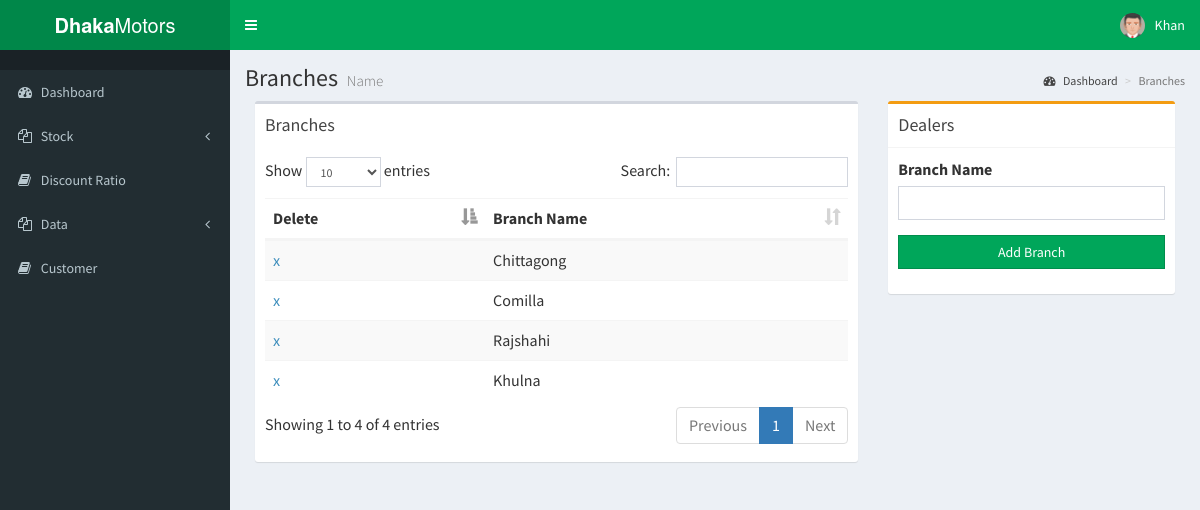
The page /pages/Administrator/branches.php (signed in) on the database its author committed.
### tables this page shows
CREATE TABLE `dealers` (
  `ID` int(11) NOT NULL,
  `dealerName` varchar(30) NOT NULL
);

### pages/Administrator/branches.php (the view, shortened to what this page needs)
<?php
 include 'layout/head.php';
?>
  <div class="content-wrapper">
    <section class="content-header">
      <h1>
       Branches
        <small>Name</small>
      </h1>
      <ol class="breadcrumb">
        <li><a href="index.php"><i class="fa fa-dashboard"></i> Dashboard</a></li>
        <li class="active">Branches</li>
      </ol>
    </section>
	<section class="content">
      <div class="row">
        <div class="col-xs-8">
          <div class="box">
            <div class="box-header">
              <h3 class="box-title">Branches</h3>
            </div>
            <div class="box-body">
              <table id="example1" class="table table-striped">
                <thead>
                <tr>
                  <tr>
										<th>Delete</th>
										<th>Branch Name</th>
									</tr>
                </tr>
                </thead>
                <tbody>
					<?php
					 $con=mysqli_connect('localhost','root','','dhaka_motors');
						$query="select *
								from dealers
								where ID != 1
								";
						$result=mysqli_query($con,$query);
						if(mysqli_num_rows($result)>0){
							while($row=mysqli_fetch_array($result, MYSQLI_ASSOC)){
								echo "<tr>";
								echo "<td><a onclick='javascript:confirmationDelete($(this));return false;' href='b_delete.php?ID=".$row['ID']."'>x</a></td>";
								echo "<td>".$row['dealerName']."</td>";
								echo "</tr>";
							}
						}else{
							echo "No Branches Available";
							echo "<br></br>";
						}
					?>
				</tbody>
              </table>
            </div>
          </div>
        </div>
		<div class="col-md-4">
		<div class="box box-warning">
            <div class="box-header with-border">
              <h3 class="box-title">Dealers</h3>
            </div>
            <div class="box-body">
              <form role="form" action="add_branch.php" method="POST">
                <div class="form-group">
					<label>Branch Name</label>
					  <input type="text" class="form-control " name="branch" required>
				  </div>
				<div class="form-group">
                  <input type="submit" class="btn btn-flat btn-block btn-success" onclick="return confirm('Are you sure want to add?')" name="add" value="Add Branch" >
                </div>
              </form>
            </div>
          </div>
        </div>
      </div>
    </section>
  </div>
<?php
 include 'layout/foot.php';
?>

### documentation/style.css (style rules this page uses)
.content { font-size: 16px; z-index: 500; }
.content { padding: 10px 25px; }

### rows shown on the page
dealers: dealerName "Chittagong"
dealers: dealerName "Comilla"
dealers: dealerName "Rajshahi"
dealers: dealerName "Khulna"

### other values the page prints
$_SESSION['userName'] "Khan"
